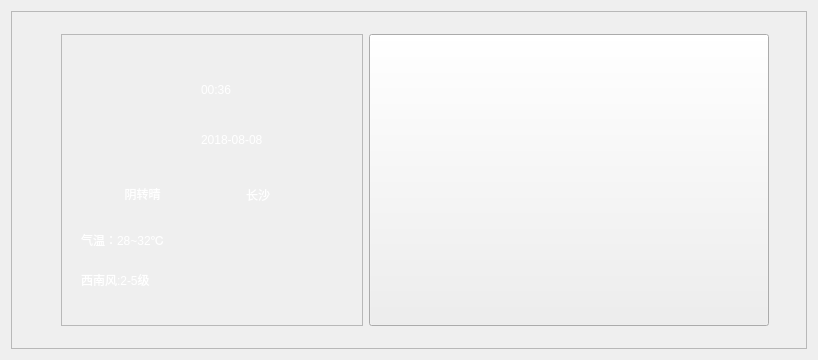
       <widget class="QWidget" name="page">
        <layout class="QGridLayout" name="gridLayout_2">
         <item row="0" column="0">
          <widget class="QFrame" name="main_page">
           <property name="frameShape">
            <enum>QFrame::StyledPanel</enum>
           </property>
           <property name="frameShadow">
            <enum>QFrame::Raised</enum>
           </property>
           <layout class="QGridLayout" name="gridLayout">
            <item row="1" column="0">
             <layout class="QHBoxLayout" name="horizontalLayout" stretch="0,0,0,0">
              <item>
               <spacer name="horizontalSpacer">
                <property name="orientation">
                 <enum>Qt::Horizontal</enum>
                </property>
                <property name="sizeHint" stdset="0">
                 <size>
                  <width>40</width>
                  <height>20</height>
                 </size>
                </property>
               </spacer>
              </item>
              <item>
               <widget class="QFrame" name="weather">
                <property name="minimumSize">
                 <size>
                  <width>302</width>
                  <height>292</height>
                 </size>
                </property>
                <property name="maximumSize">
                 <size>
                  <width>409</width>
                  <height>396</height>
                 </size>
                </property>
                <property name="styleSheet">
                 <string notr="true">#weather
{
border-image: url(:/new/prefix1/pictures/天气背景图.png);
}
</string>
                </property>
                <property name="frameShape">
                 <enum>QFrame::StyledPanel</enum>
                </property>
                <property name="frameShadow">
                 <enum>QFrame::Raised</enum>
                </property>
                <widget class="QLabel" name="yyyy_mm_dd">
                 <property name="geometry">
                  <rect>
                   <x>140</x>
                   <y>80</y>
                   <width>121</width>
                   <height>51</height>
                  </rect>
                 </property>
                 <property name="styleSheet">
                  <string notr="true">color: rgb(255, 255, 255);
font: 75 16.14pt &quot;Microsoft YaHei UI Light&quot;;</string>
                 </property>
                 <property name="text">
                  <string>2018-08-08</string>
                 </property>
                </widget>
                <widget class="QLabel" name="weather_log">
                 <property name="geometry">
                  <rect>
                   <x>20</x>
                   <y>20</y>
                   <width>100</width>
                   <height>100</height>
                  </rect>
                 </property>
                 <property name="minimumSize">
                  <size>
                   <width>100</width>
                   <height>100</height>
                  </size>
                 </property>
                 <property name="maximumSize">
                  <size>
                   <width>120</width>
                   <height>120</height>
                  </size>
                 </property>
                 <property name="styleSheet">
                  <string notr="true">border-image: url(:/new/prefix1/pictures/1.png);</string>
                 </property>
                 <property name="text">
                  <string/>
                 </property>
                </widget>
                <widget class="QLabel" name="tempreture">
                 <property name="geometry">
                  <rect>
                   <x>20</x>
                   <y>190</y>
                   <width>161</width>
                   <height>31</height>
                  </rect>
                 </property>
                 <property name="styleSheet">
                  <string notr="true">color: rgb(255, 255, 255);
font: 75 17.3pt &quot;Microsoft JhengHei Light&quot;;</string>
                 </property>
                 <property name="text">
                  <string>气温：28~32℃</string>
                 </property>
                </widget>
                <widget class="QWidget" name="layoutWidget">
                 <property name="geometry">
                  <rect>
                   <x>20</x>
                   <y>140</y>
                   <width>251</width>
                   <height>41</height>
                  </rect>
                 </property>
                 <layout class="QHBoxLayout" name="horizontalLayout_11" stretch="1,1">
                  <item>
                   <widget class="QLabel" name="weather_type">
                    <property name="styleSheet">
                     <string notr="true">color: rgb(255, 255, 255);
font: 75 17.3pt &quot;Microsoft JhengHei UI Light&quot;;</string>
                    </property>
                    <property name="text">
                     <string>&lt;html&gt;&lt;head/&gt;&lt;body&gt;&lt;p align=&quot;center&quot;&gt;阴转晴&lt;/p&gt;&lt;/body&gt;&lt;/html&gt;</string>
                    </property>
                    <property name="alignment">
                     <set>Qt::AlignCenter</set>
                    </property>
                   </widget>
                  </item>
                  <item>
                   <layout class="QHBoxLayout" name="horizontalLayout_7" stretch="1,2">
                    <item>
                     <widget class="QLabel" name="pos_log">
                      <property name="minimumSize">
                       <size>
                        <width>30</width>
                        <height>30</height>
                       </size>
                      </property>
                      <property name="maximumSize">
                       <size>
                        <width>30</width>
                        <height>30</height>
                       </size>
                      </property>
                      <property name="styleSheet">
                       <string notr="true">border-image: url(:/new/prefix1/pictures/定位.png);</string>
                      </property>
                      <property name="text">
                       <string/>
                      </property>
                     </widget>
                    </item>
                    <item>
                     <widget class="QLabel" name="city">
                      <property name="styleSheet">
                       <string notr="true">color: rgb(255, 255, 255);
font: 75 17.3pt &quot;Microsoft JhengHei UI Light&quot;;</string>
                      </property>
                      <property name="text">
                       <string>长沙</string>
                      </property>
                     </widget>
                    </item>
                   </layout>
                  </item>
                 </layout>
                </widget>
                <widget class="QLabel" name="hh_mm">
                 <property name="geometry">
                  <rect>
                   <x>140</x>
                   <y>20</y>
                   <width>131</width>
                   <height>71</height>
                  </rect>
                 </property>
                 <property name="styleSheet">
                  <string notr="true">color: rgb(255, 255, 255);
font: 75 38pt &quot;Microsoft JhengHei UI Light&quot;;</string>
                 </property>
                 <property name="text">
                  <string>00:36</string>
                 </property>
                </widget>
                <widget class="QLabel" name="wind">
                 <property name="geometry">
                  <rect>
                   <x>20</x>
                   <y>230</y>
                   <width>141</width>
                   <height>31</height>
                  </rect>
                 </property>
                 <property name="styleSheet">
                  <string notr="true">color: rgb(255, 255, 255);
font: 75 17.3pt &quot;Microsoft JhengHei Light&quot;;</string>
                 </property>
                 <property name="text">
                  <string>西南风:2-5级</string>
                 </property>
                </widget>
               </widget>
              </item>
              <item>
               <widget class="QPushButton" name="self_help_regist">
                <property name="minimumSize">
                 <size>
                  <width>400</width>
                  <height>292</height>
                 </size>
                </property>
                <property name="maximumSize">
                 <size>
                  <width>446</width>
                  <height>292</height>
                 </size>
                </property>
                <property name="styleSheet">
                 <string notr="true">#self_help_regist
{
border-image: url(:/new/prefix1/pictures/自助登记.png);
}</string>
                </property>
                <property name="text">
                 <string/>
                </property>
               </widget>
              </item>
              <item>
               <spacer name="horizontalSpacer_3">
                <property name="orientation">
                 <enum>Qt::Horizontal</enum>
                </property>
                <property name="sizeHint" stdset="0">
                 <size>
                  <width>28</width>
                  <height>20</height>
                 </size>
                </property>
               </spacer>
              </item>
             </layout>
            </item>
            <item row="0" column="0">
             <spacer name="verticalSpacer">
              <property name="orientation">
               <enum>Qt::Vertical</enum>
              </property>
              <property name="sizeHint" stdset="0">
               <size>
                <width>20</width>
                <height>13</height>
               </size>
              </property>
             </spacer>
            </item>
            <item row="2" column="0">
             <spacer name="verticalSpacer_5">
              <property name="orientation">
               <enum>Qt::Vertical</enum>
              </property>
              <property name="sizeHint" stdset="0">
               <size>
                <width>20</width>
                <height>13</height>
               </size>
              </property>
             </spacer>
            </item>
           </layout>
          </widget>
         </item>
        </layout>
       </widget>
